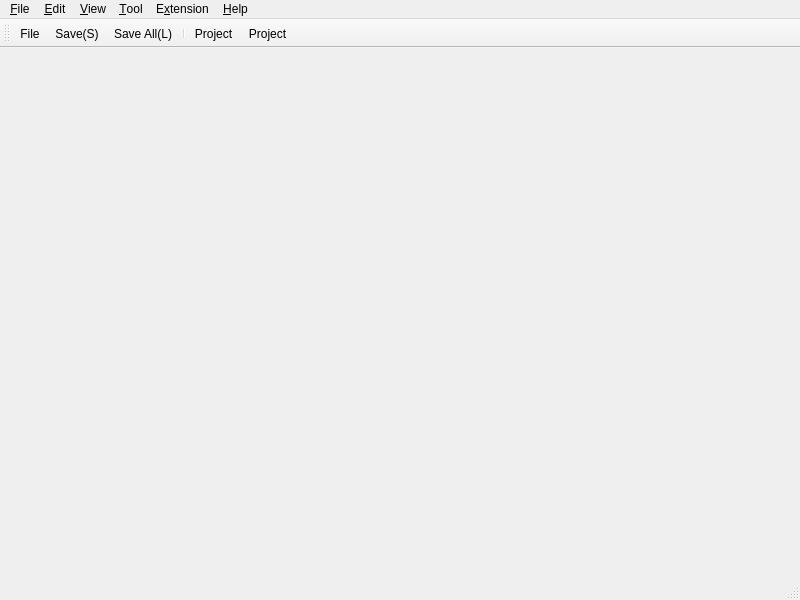
<?xml version="1.0" encoding="UTF-8"?>
<ui version="4.0">
 <class>IDEWindow</class>
 <widget class="QMainWindow" name="IDEWindow">
  <property name="geometry">
   <rect>
    <x>0</x>
    <y>0</y>
    <width>800</width>
    <height>600</height>
   </rect>
  </property>
  <property name="windowTitle">
   <string>AnyCode</string>
  </property>
  <widget class="QWidget" name="centralwidget"/>
  <widget class="QMenuBar" name="menubar">
   <property name="geometry">
    <rect>
     <x>0</x>
     <y>0</y>
     <width>800</width>
     <height>20</height>
    </rect>
   </property>
   <widget class="QMenu" name="menuFile_F">
    <property name="title">
     <string>&amp;File</string>
    </property>
    <widget class="QMenu" name="menuNew_N">
     <property name="title">
      <string>New(&amp;N)</string>
     </property>
     <addaction name="actionNew_Project"/>
     <addaction name="actionNew_File"/>
    </widget>
    <widget class="QMenu" name="menuOpen_O">
     <property name="title">
      <string>Open(&amp;O)</string>
     </property>
     <addaction name="actionOpen_Project"/>
     <addaction name="actionOpen_Folder"/>
     <addaction name="separator"/>
     <addaction name="actionOpen_File"/>
    </widget>
    <widget class="QMenu" name="menuRecent_Projects">
     <property name="title">
      <string>Recent Projects</string>
     </property>
     <addaction name="actionClear"/>
    </widget>
    <widget class="QMenu" name="menuRecent_Files">
     <property name="title">
      <string>Recent Files</string>
     </property>
     <addaction name="separator"/>
     <addaction name="actionClear_Files"/>
    </widget>
    <addaction name="menuNew_N"/>
    <addaction name="menuOpen_O"/>
    <addaction name="separator"/>
    <addaction name="actionSave_S"/>
    <addaction name="actionSave_As_A"/>
    <addaction name="actionSave_All_L"/>
    <addaction name="separator"/>
    <addaction name="actionClose_C"/>
    <addaction name="actionClose_Project"/>
    <addaction name="separator"/>
    <addaction name="menuRecent_Files"/>
    <addaction name="menuRecent_Projects"/>
    <addaction name="separator"/>
    <addaction name="actionQuit_Q_tAlt_F4"/>
   </widget>
   <widget class="QMenu" name="menuEdit_E">
    <property name="title">
     <string>&amp;Edit</string>
    </property>
    <addaction name="actionUndo_U"/>
    <addaction name="actionRedo"/>
    <addaction name="separator"/>
    <addaction name="actionCut_X"/>
    <addaction name="actionCopy_C"/>
    <addaction name="actionPaste_P"/>
    <addaction name="actionDelete_D"/>
    <addaction name="separator"/>
    <addaction name="actionSelect_All"/>
    <addaction name="separator"/>
    <addaction name="actionGoto"/>
    <addaction name="actionFind_Replace"/>
   </widget>
   <widget class="QMenu" name="menuView_V">
    <property name="title">
     <string>&amp;View</string>
    </property>
    <addaction name="actionResource_Manage"/>
    <addaction name="actionVersion_Control"/>
    <addaction name="separator"/>
    <addaction name="actionServer"/>
    <addaction name="actionTerminal"/>
    <addaction name="separator"/>
    <addaction name="actionFile_Transfer"/>
    <addaction name="actionOutput"/>
   </widget>
   <widget class="QMenu" name="menuTool_T">
    <property name="title">
     <string>&amp;Tool</string>
    </property>
    <addaction name="separator"/>
    <addaction name="actionSSL_Querier"/>
    <addaction name="actionImport_And_Export"/>
    <addaction name="actionOptions"/>
   </widget>
   <widget class="QMenu" name="menuExtend_X">
    <property name="title">
     <string>E&amp;xtension</string>
    </property>
    <addaction name="actionAddon_Manage"/>
   </widget>
   <widget class="QMenu" name="menuHelp_H">
    <property name="title">
     <string>&amp;Help</string>
    </property>
    <addaction name="actionView_Help_H"/>
    <addaction name="actionHome"/>
    <addaction name="actionDonate"/>
    <addaction name="separator"/>
    <addaction name="actionUpdate"/>
    <addaction name="separator"/>
    <addaction name="actionAbout"/>
   </widget>
   <addaction name="menuFile_F"/>
   <addaction name="menuEdit_E"/>
   <addaction name="menuView_V"/>
   <addaction name="menuTool_T"/>
   <addaction name="menuExtend_X"/>
   <addaction name="menuHelp_H"/>
  </widget>
  <widget class="QStatusBar" name="statusbar"/>
  <widget class="QToolBar" name="toolBar">
   <property name="minimumSize">
    <size>
     <width>0</width>
     <height>0</height>
    </size>
   </property>
   <property name="maximumSize">
    <size>
     <width>16777215</width>
     <height>16777215</height>
    </size>
   </property>
   <property name="windowTitle">
    <string>toolBar</string>
   </property>
   <property name="allowedAreas">
    <set>Qt::TopToolBarArea</set>
   </property>
   <property name="iconSize">
    <size>
     <width>16</width>
     <height>16</height>
    </size>
   </property>
   <attribute name="toolBarArea">
    <enum>TopToolBarArea</enum>
   </attribute>
   <attribute name="toolBarBreak">
    <bool>false</bool>
   </attribute>
   <addaction name="actionNew_File"/>
   <addaction name="actionSave_S"/>
   <addaction name="actionSave_All_L"/>
   <addaction name="separator"/>
   <addaction name="actionNew_Project"/>
   <addaction name="actionOpen_Project"/>
  </widget>
  <action name="actionNew_Project">
   <property name="icon">
    <iconset resource="r.qrc">
     <normaloff>:/Resource/icons/NewFileCollection_16x.svg</normaloff>:/Resource/icons/NewFileCollection_16x.svg</iconset>
   </property>
   <property name="text">
    <string>Project</string>
   </property>
   <property name="toolTip">
    <string>New Project</string>
   </property>
   <property name="shortcut">
    <string>Ctrl+Alt+N</string>
   </property>
  </action>
  <action name="actionNew_File">
   <property name="icon">
    <iconset resource="r.qrc">
     <normaloff>:/Resource/icons/NewFile_16x.svg</normaloff>:/Resource/icons/NewFile_16x.svg</iconset>
   </property>
   <property name="text">
    <string>File</string>
   </property>
   <property name="toolTip">
    <string>New File</string>
   </property>
   <property name="shortcut">
    <string>Ctrl+N</string>
   </property>
  </action>
  <action name="actionClose_C">
   <property name="text">
    <string>Close(&amp;C)</string>
   </property>
  </action>
  <action name="actionQuit_Q_tAlt_F4">
   <property name="iconText">
    <string>Quit(Q)	Alt+F4</string>
   </property>
  </action>
  <action name="actionOpen_Project">
   <property name="icon">
    <iconset resource="r.qrc">
     <normaloff>:/Resource/icons/OpenProject_16x.svg</normaloff>:/Resource/icons/OpenProject_16x.svg</iconset>
   </property>
   <property name="text">
    <string>Project</string>
   </property>
   <property name="toolTip">
    <string>Open Project</string>
   </property>
   <property name="shortcut">
    <string>Ctrl+Alt+O</string>
   </property>
  </action>
  <action name="actionOpen_Folder">
   <property name="icon">
    <iconset resource="r.qrc">
     <normaloff>:/Resource/icons/OpenFolder_16x.svg</normaloff>:/Resource/icons/OpenFolder_16x.svg</iconset>
   </property>
   <property name="text">
    <string>Folder</string>
   </property>
   <property name="toolTip">
    <string>Open Folder</string>
   </property>
   <property name="shortcut">
    <string>Ctrl+Alt+Shift+O</string>
   </property>
  </action>
  <action name="actionOpen_File">
   <property name="icon">
    <iconset resource="r.qrc">
     <normaloff>:/Resource/icons/OpenFile_16x.svg</normaloff>:/Resource/icons/OpenFile_16x.svg</iconset>
   </property>
   <property name="text">
    <string>File</string>
   </property>
   <property name="toolTip">
    <string>Open File</string>
   </property>
   <property name="shortcut">
    <string>Ctrl+O</string>
   </property>
  </action>
  <action name="actionSave_S">
   <property name="icon">
    <iconset resource="r.qrc">
     <normaloff>:/Resource/icons/Save_16x.svg</normaloff>:/Resource/icons/Save_16x.svg</iconset>
   </property>
   <property name="text">
    <string>Save(&amp;S)</string>
   </property>
   <property name="shortcut">
    <string>Ctrl+S</string>
   </property>
  </action>
  <action name="actionSave_As_A">
   <property name="icon">
    <iconset resource="r.qrc">
     <normaloff>:/Resource/icons/SaveAs_16x.svg</normaloff>:/Resource/icons/SaveAs_16x.svg</iconset>
   </property>
   <property name="text">
    <string>Save As(&amp;A)</string>
   </property>
  </action>
  <action name="actionSave_All_L">
   <property name="icon">
    <iconset resource="r.qrc">
     <normaloff>:/Resource/icons/SaveAll_16x.svg</normaloff>:/Resource/icons/SaveAll_16x.svg</iconset>
   </property>
   <property name="text">
    <string>Save All(&amp;L)</string>
   </property>
   <property name="shortcut">
    <string>Ctrl+Shift+S</string>
   </property>
  </action>
  <action name="actionUndo_U">
   <property name="icon">
    <iconset resource="r.qrc">
     <normaloff>:/Resource/icons/Undo_16x.svg</normaloff>:/Resource/icons/Undo_16x.svg</iconset>
   </property>
   <property name="text">
    <string>Undo</string>
   </property>
   <property name="shortcut">
    <string>Ctrl+Z</string>
   </property>
  </action>
  <action name="actionRedo">
   <property name="icon">
    <iconset resource="r.qrc">
     <normaloff>:/Resource/icons/Redo_16x.svg</normaloff>:/Resource/icons/Redo_16x.svg</iconset>
   </property>
   <property name="text">
    <string>Redo</string>
   </property>
   <property name="shortcut">
    <string>Ctrl+Y</string>
   </property>
  </action>
  <action name="actionCut_X">
   <property name="icon">
    <iconset resource="r.qrc">
     <normaloff>:/Resource/icons/Cut_16x.svg</normaloff>:/Resource/icons/Cut_16x.svg</iconset>
   </property>
   <property name="text">
    <string>Cut(&amp;T)</string>
   </property>
   <property name="shortcut">
    <string>Ctrl+X</string>
   </property>
  </action>
  <action name="actionCopy_C">
   <property name="icon">
    <iconset resource="r.qrc">
     <normaloff>:/Resource/icons/Copy_16x.svg</normaloff>:/Resource/icons/Copy_16x.svg</iconset>
   </property>
   <property name="text">
    <string>Copy(&amp;C)</string>
   </property>
   <property name="shortcut">
    <string>Ctrl+C</string>
   </property>
  </action>
  <action name="actionPaste_P">
   <property name="icon">
    <iconset resource="r.qrc">
     <normaloff>:/Resource/icons/Paste_16x.svg</normaloff>:/Resource/icons/Paste_16x.svg</iconset>
   </property>
   <property name="text">
    <string>Paste(&amp;P)</string>
   </property>
   <property name="shortcut">
    <string>Ctrl+V</string>
   </property>
  </action>
  <action name="actionDelete_D">
   <property name="icon">
    <iconset resource="r.qrc">
     <normaloff>:/Resource/icons/Cancel_16x.svg</normaloff>:/Resource/icons/Cancel_16x.svg</iconset>
   </property>
   <property name="text">
    <string>Delete(&amp;D)</string>
   </property>
   <property name="shortcut">
    <string>Del</string>
   </property>
  </action>
  <action name="actionFind_Replace">
   <property name="text">
    <string>Find Replace(&amp;F)</string>
   </property>
   <property name="shortcut">
    <string>Ctrl+F</string>
   </property>
  </action>
  <action name="actionGoto">
   <property name="text">
    <string>Goto(&amp;G)</string>
   </property>
   <property name="shortcut">
    <string>Ctrl+G</string>
   </property>
  </action>
  <action name="actionSelect_All">
   <property name="icon">
    <iconset resource="r.qrc">
     <normaloff>:/Resource/icons/SelectAll_16x.svg</normaloff>:/Resource/icons/SelectAll_16x.svg</iconset>
   </property>
   <property name="text">
    <string>Select All(&amp;A)	Ctl+A</string>
   </property>
   <property name="toolTip">
    <string>Select All(A)</string>
   </property>
  </action>
  <action name="actionResource_Manage">
   <property name="icon">
    <iconset resource="r.qrc">
     <normaloff>:/Resource/icons/SolutionFolderSwitch_16x.svg</normaloff>:/Resource/icons/SolutionFolderSwitch_16x.svg</iconset>
   </property>
   <property name="text">
    <string>Resource Manager</string>
   </property>
  </action>
  <action name="actionVersion_Control">
   <property name="icon">
    <iconset resource="r.qrc">
     <normaloff>:/Resource/icons/ShowParentNodeOnly_16x.svg</normaloff>:/Resource/icons/ShowParentNodeOnly_16x.svg</iconset>
   </property>
   <property name="text">
    <string>Version Control</string>
   </property>
  </action>
  <action name="actionTerminal">
   <property name="icon">
    <iconset resource="r.qrc">
     <normaloff>:/Resource/icons/ImmediateWindow_16x.svg</normaloff>:/Resource/icons/ImmediateWindow_16x.svg</iconset>
   </property>
   <property name="text">
    <string>Terminal</string>
   </property>
  </action>
  <action name="actionLog">
   <property name="icon">
    <iconset resource="r.qrc">
     <normaloff>:/Resource/icons/Log_16x.svg</normaloff>:/Resource/icons/Log_16x.svg</iconset>
   </property>
   <property name="text">
    <string>Log</string>
   </property>
  </action>
  <action name="actionFile_Transfer">
   <property name="icon">
    <iconset resource="r.qrc">
     <normaloff>:/Resource/icons/TransferJob_16x.svg</normaloff>:/Resource/icons/TransferJob_16x.svg</iconset>
   </property>
   <property name="text">
    <string>File Transfer</string>
   </property>
  </action>
  <action name="actionServer">
   <property name="icon">
    <iconset resource="r.qrc">
     <normaloff>:/Resource/icons/RemoteServer_16x.svg</normaloff>:/Resource/icons/RemoteServer_16x.svg</iconset>
   </property>
   <property name="text">
    <string>Server</string>
   </property>
  </action>
  <action name="actionOptions">
   <property name="icon">
    <iconset resource="r.qrc">
     <normaloff>:/Resource/icons/Settings_16x.svg</normaloff>:/Resource/icons/Settings_16x.svg</iconset>
   </property>
   <property name="text">
    <string>Options(&amp;O)...</string>
   </property>
  </action>
  <action name="actionView_Help_H">
   <property name="icon">
    <iconset resource="r.qrc">
     <normaloff>:/Resource/icons/StatusHelp_16x.svg</normaloff>:/Resource/icons/StatusHelp_16x.svg</iconset>
   </property>
   <property name="text">
    <string>View Help(&amp;V)</string>
   </property>
  </action>
  <action name="actionAbout">
   <property name="text">
    <string>About...</string>
   </property>
  </action>
  <action name="actionHome">
   <property name="icon">
    <iconset resource="r.qrc">
     <normaloff>:/Resource/icons/Home_16x.svg</normaloff>:/Resource/icons/Home_16x.svg</iconset>
   </property>
   <property name="text">
    <string>Home</string>
   </property>
  </action>
  <action name="actionAddon_Manage">
   <property name="icon">
    <iconset resource="r.qrc">
     <normaloff>:/Resource/icons/Extension_16x.svg</normaloff>:/Resource/icons/Extension_16x.svg</iconset>
   </property>
   <property name="text">
    <string>Addon Manage</string>
   </property>
  </action>
  <action name="actionDonate">
   <property name="text">
    <string>Donate</string>
   </property>
  </action>
  <action name="actionClear">
   <property name="text">
    <string>Clear Projects</string>
   </property>
  </action>
  <action name="actionClear_Files">
   <property name="text">
    <string>Clear Files</string>
   </property>
  </action>
  <action name="actionClose_Project">
   <property name="text">
    <string>Close Project</string>
   </property>
  </action>
  <action name="actionUpdate">
   <property name="text">
    <string>Update</string>
   </property>
  </action>
  <action name="actionCommand_Prompt_2">
   <property name="icon">
    <iconset resource="r.qrc">
     <normaloff>:/Resource/icons/ImmediateWindow_16x.svg</normaloff>:/Resource/icons/ImmediateWindow_16x.svg</iconset>
   </property>
   <property name="text">
    <string>Command Prompt</string>
   </property>
  </action>
  <action name="actionPowerShell">
   <property name="icon">
    <iconset resource="r.qrc">
     <normaloff>:/Resource/icons/PowerShellInteractiveWindow_16x.svg</normaloff>:/Resource/icons/PowerShellInteractiveWindow_16x.svg</iconset>
   </property>
   <property name="text">
    <string>PowerShell</string>
   </property>
  </action>
  <action name="actionOutput">
   <property name="icon">
    <iconset resource="r.qrc">
     <normaloff>:/Resource/icons/Output_16x.svg</normaloff>:/Resource/icons/Output_16x.svg</iconset>
   </property>
   <property name="text">
    <string>Output</string>
   </property>
  </action>
  <action name="actionDebug">
   <property name="icon">
    <iconset resource="r.qrc">
     <normaloff>:/Resource/icons/EnableDebugging_16x.svg</normaloff>:/Resource/icons/EnableDebugging_16x.svg</iconset>
   </property>
   <property name="text">
    <string>Debug</string>
   </property>
   <property name="menuRole">
    <enum>QAction::NoRole</enum>
   </property>
  </action>
  <action name="actionImport_And_Export">
   <property name="text">
    <string>Import And Export...</string>
   </property>
  </action>
  <action name="actionSSL_Querier">
   <property name="icon">
    <iconset resource="r.qrc">
     <normaloff>:/Resource/icons/Certificate_16x.svg</normaloff>:/Resource/icons/Certificate_16x.svg</iconset>
   </property>
   <property name="text">
    <string>SSL Querier</string>
   </property>
  </action>
 </widget>
 <resources>
  <include location="r.qrc"/>
 </resources>
 <connections/>
</ui>
